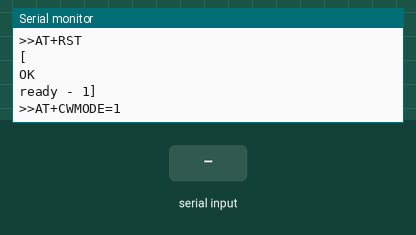
This sketch was run on a simulated Arduino Uno, built with avr-gcc and run on an emulated ATmega328P. On the bench: the last lines printed to the serial monitor. The inputs (shaded band) are chosen by the test bench. The modem accepts every AT command (registered, SIM ready, sends succeed) and sends nothing else.

Above: at 1.4 s.
1.5 s: "1" received over the second serial link
At 3.76 s:
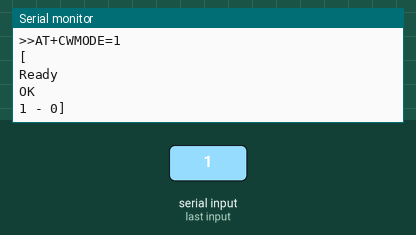
4.5 s: "0" received over the second serial link
At 5.0 s:
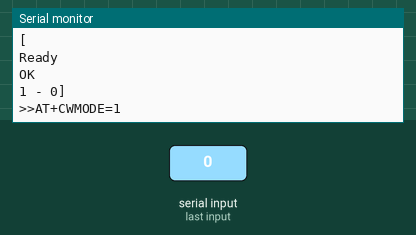
6.0 s: "2" received over the second serial link
At 6.96 s:
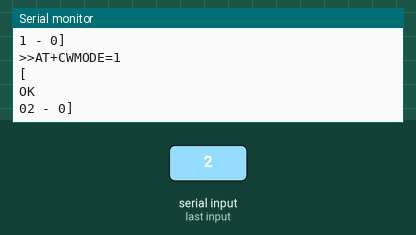
Timing chart, 0 to 9.0 s (numbered marks = the images above; inputs shaded):
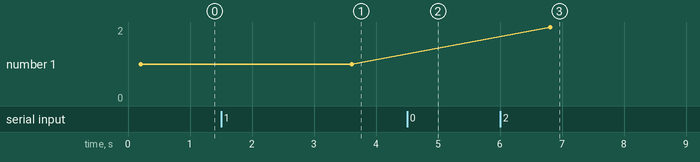

The sketch:

sketch_oct04a.ino
```cpp
/*
 * Still not great.  But consistent every 7 seconds.
 *
 * In my incarnation - Blue and Black need to be tied high.  Brown in RX, Yellow in TX.  Green is GND.
 */

#include <SoftwareSerial.h>

#define BUFFER_SIZE 512

#define SSID  "Snowbirds"      // change this to match your WiFi SSID
#define PASS  "1=2-30495867"  // change this to match your WiFi password
#define PORT  "80"           // using port 8080 by default
#define DST_IP "192.168.1.4"

char buffer[BUFFER_SIZE];
char OKrn[] = "OK\r\n";

SoftwareSerial wifiSerial(7,8);
#define dbg Serial

byte wait_for_wifiSerial_response(int timeout, char* term=OKrn) {
  unsigned long t=millis();
  memset( buffer, 0x00, BUFFER_SIZE );
  bool found=false;
  int i=0;
  int len=strlen(term);
  // wait for at most timeout milliseconds
  // or if OK\r\n is found

  while(millis()<t+timeout) {
    if(wifiSerial.available()) {
      buffer[i++]=wifiSerial.read();
      if(i>=len) {
        if(strncmp(buffer+i-len, term, len)==0) {
          found=true;
          break;
        }
      }
    }
  }

  buffer[i]=0;
  dbg.print("[");
  dbg.print(buffer);
  dbg.print (" - " );
  dbg.print (found);
  dbg.print("]\n");

  return found;
}


boolean send_to_wifi( String data, char* term=OKrn, int delayTime=200, boolean poll=true )
{
    boolean ok = false;

    while( !ok )
    {
      delay( delayTime );
      dbg.print( ">>" );
      dbg.println( data );
      wifiSerial.print( data );
      wifiSerial.print( "\r\n");
      ok = wait_for_wifiSerial_response(3000, term );

      if( !ok && !poll )
        return false;
    }

    return true;
}

void setup() {
  wifiSerial.begin( 115200 );
  dbg.begin( 115200 );

  setupWiFi();
}

void loop() {
    dbg.print( "---------------------" );

    send_to_wifi( "AT+CIPCLOSE", OKrn, 1000, false );
    String cmd = "AT+CIPSTART=\"TCP\",\""; //make this command: AT+CPISTART="TCP","192.168.88.35",80
    cmd += DST_IP;
    cmd += "\",80";
    send_to_wifi( cmd, "ECT", 1000 );


    //The ESP8266 needs to know the size of the GET request
    //This is our HTTP GET Request change to the page and server you want to load.
    cmd = "GET /test.html HTTP/1.0\r\n";
    cmd += "Host: 192.168.1.103\r\n\r\n";

    String msg = "";
    msg = "AT+CIPSEND=";
    msg += cmd.length();
    send_to_wifi( msg, OKrn, 1000, false );
    send_to_wifi( cmd, OKrn, 1000, false );

    dbg.print( "done" );
    dbg.print( "+---------------------+" );
}

void setupWiFi() {
  // try empty AT command
  send_to_wifi( "AT" );

  send_to_wifi("AT+RST","ready");
  send_to_wifi("AT+CWMODE=1","change");

  char sendBuffer[80];
  String apJoinCmd = "AT+CWJAP=\"";
  apJoinCmd += SSID;
  apJoinCmd += "\",\"";
  apJoinCmd += PASS;
  apJoinCmd += "\"";

  send_to_wifi( apJoinCmd  );
  apJoinCmd = "Leak";

  send_to_wifi("AT+CIFSR", "43", 1000);

  pinMode( 13, OUTPUT );
  digitalWrite( 13, HIGH );

/*
  // start server
  send_to_wifi("AT+CIPMUX=1");

  send_to_wifi("AT+CIPSERVER=1,80"); // turn on TCP service
  */
}
```

Measured:
- after the input at 1.5 s, the serial monitor: prints a new line after 2.1 s (image 1)
- after the input at 6.0 s, the serial monitor: prints a new line after 0.81 s (image 3)
